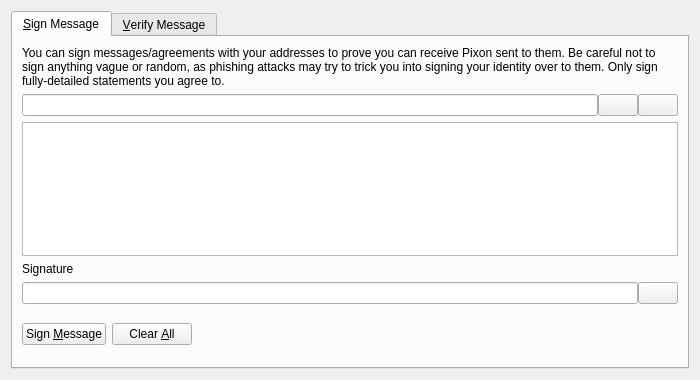
<?xml version="1.0" encoding="UTF-8"?>
<ui version="4.0">
 <class>SignVerifyMessageDialog</class>
 <widget class="QDialog" name="SignVerifyMessageDialog">
  <property name="geometry">
   <rect>
    <x>0</x>
    <y>0</y>
    <width>700</width>
    <height>380</height>
   </rect>
  </property>
  <property name="windowTitle">
   <string>Signatures - Sign / Verify a Message</string>
  </property>
  <property name="modal">
   <bool>true</bool>
  </property>
  <layout class="QVBoxLayout" name="verticalLayout">
   <item>
    <widget class="QTabWidget" name="tabWidget">
     <property name="currentIndex">
      <number>0</number>
     </property>
     <widget class="QWidget" name="tabSignMessage">
      <attribute name="title">
       <string>&amp;Sign Message</string>
      </attribute>
      <layout class="QVBoxLayout" name="verticalLayout_SM">
       <item>
        <widget class="QLabel" name="infoLabel_SM">
         <property name="text">
          <string>You can sign messages/agreements with your addresses to prove you can receive Pixon sent to them. Be careful not to sign anything vague or random, as phishing attacks may try to trick you into signing your identity over to them. Only sign fully-detailed statements you agree to.</string>
         </property>
         <property name="textFormat">
          <enum>Qt::PlainText</enum>
         </property>
         <property name="wordWrap">
          <bool>true</bool>
         </property>
        </widget>
       </item>
       <item>
        <layout class="QHBoxLayout" name="horizontalLayout_1_SM">
         <property name="spacing">
          <number>0</number>
         </property>
         <item>
          <widget class="QValidatedLineEdit" name="addressIn_SM">
           <property name="toolTip">
            <string>The Pixon address to sign the message with</string>
           </property>
          </widget>
         </item>
         <item>
          <widget class="QPushButton" name="addressBookButton_SM">
           <property name="toolTip">
            <string>Choose previously used address</string>
           </property>
           <property name="text">
            <string/>
           </property>
           <property name="shortcut">
            <string>Alt+A</string>
           </property>
           <property name="autoDefault">
            <bool>false</bool>
           </property>
          </widget>
         </item>
         <item>
          <widget class="QPushButton" name="pasteButton_SM">
           <property name="toolTip">
            <string>Paste address from clipboard</string>
           </property>
           <property name="text">
            <string/>
           </property>
           <property name="shortcut">
            <string>Alt+P</string>
           </property>
           <property name="autoDefault">
            <bool>false</bool>
           </property>
          </widget>
         </item>
        </layout>
       </item>
       <item>
        <widget class="QPlainTextEdit" name="messageIn_SM">
         <property name="toolTip">
          <string>Enter the message you want to sign here</string>
         </property>
        </widget>
       </item>
       <item>
        <widget class="QLabel" name="signatureLabel_SM">
         <property name="text">
          <string>Signature</string>
         </property>
         <property name="textFormat">
          <enum>Qt::PlainText</enum>
         </property>
        </widget>
       </item>
       <item>
        <layout class="QHBoxLayout" name="horizontalLayout_2_SM">
         <property name="spacing">
          <number>0</number>
         </property>
         <item>
          <widget class="QLineEdit" name="signatureOut_SM">
           <property name="font">
            <font>
             <italic>true</italic>
            </font>
           </property>
           <property name="readOnly">
            <bool>true</bool>
           </property>
          </widget>
         </item>
         <item>
          <widget class="QPushButton" name="copySignatureButton_SM">
           <property name="toolTip">
            <string>Copy the current signature to the system clipboard</string>
           </property>
           <property name="text">
            <string/>
           </property>
           <property name="autoDefault">
            <bool>false</bool>
           </property>
          </widget>
         </item>
        </layout>
       </item>
       <item>
        <layout class="QHBoxLayout" name="horizontalLayout_3_SM">
         <item>
          <widget class="QPushButton" name="signMessageButton_SM">
           <property name="toolTip">
            <string>Sign the message to prove you own this Pixon address</string>
           </property>
           <property name="text">
            <string>Sign &amp;Message</string>
           </property>
           <property name="autoDefault">
            <bool>false</bool>
           </property>
          </widget>
         </item>
         <item>
          <widget class="QPushButton" name="clearButton_SM">
           <property name="toolTip">
            <string>Reset all sign message fields</string>
           </property>
           <property name="text">
            <string>Clear &amp;All</string>
           </property>
           <property name="autoDefault">
            <bool>false</bool>
           </property>
          </widget>
         </item>
         <item>
          <spacer name="horizontalSpacer_1_SM">
           <property name="orientation">
            <enum>Qt::Horizontal</enum>
           </property>
           <property name="sizeHint" stdset="0">
            <size>
             <width>40</width>
             <height>48</height>
            </size>
           </property>
          </spacer>
         </item>
         <item>
          <widget class="QLabel" name="statusLabel_SM">
           <property name="font">
            <font>
             <weight>75</weight>
             <bold>true</bold>
            </font>
           </property>
           <property name="text">
            <string/>
           </property>
           <property name="wordWrap">
            <bool>true</bool>
           </property>
          </widget>
         </item>
         <item>
          <spacer name="horizontalSpacer_2_SM">
           <property name="orientation">
            <enum>Qt::Horizontal</enum>
           </property>
           <property name="sizeHint" stdset="0">
            <size>
             <width>40</width>
             <height>48</height>
            </size>
           </property>
          </spacer>
         </item>
        </layout>
       </item>
      </layout>
     </widget>
     <widget class="QWidget" name="tabVerifyMessage">
      <attribute name="title">
       <string>&amp;Verify Message</string>
      </attribute>
      <layout class="QVBoxLayout" name="verticalLayout_VM">
       <item>
        <widget class="QLabel" name="infoLabel_VM">
         <property name="text">
          <string>Enter the receiver's address, message (ensure you copy line breaks, spaces, tabs, etc. exactly) and signature below to verify the message. Be careful not to read more into the signature than what is in the signed message itself, to avoid being tricked by a man-in-the-middle attack. Note that this only proves the signing party receives with the address, it cannot prove sendership of any transaction!</string>
         </property>
         <property name="textFormat">
          <enum>Qt::PlainText</enum>
         </property>
         <property name="alignment">
          <set>Qt::AlignLeading|Qt::AlignLeft|Qt::AlignTop</set>
         </property>
         <property name="wordWrap">
          <bool>true</bool>
         </property>
        </widget>
       </item>
       <item>
        <layout class="QHBoxLayout" name="horizontalLayout_1_VM">
         <property name="spacing">
          <number>0</number>
         </property>
         <item>
          <widget class="QValidatedLineEdit" name="addressIn_VM">
           <property name="toolTip">
            <string>The Pixon address the message was signed with</string>
           </property>
          </widget>
         </item>
         <item>
          <widget class="QPushButton" name="addressBookButton_VM">
           <property name="toolTip">
            <string>Choose previously used address</string>
           </property>
           <property name="text">
            <string/>
           </property>
           <property name="shortcut">
            <string>Alt+A</string>
           </property>
           <property name="autoDefault">
            <bool>false</bool>
           </property>
          </widget>
         </item>
        </layout>
       </item>
       <item>
        <widget class="QPlainTextEdit" name="messageIn_VM"/>
       </item>
       <item>
        <widget class="QValidatedLineEdit" name="signatureIn_VM"/>
       </item>
       <item>
        <layout class="QHBoxLayout" name="horizontalLayout_2_VM">
         <item>
          <widget class="QPushButton" name="verifyMessageButton_VM">
           <property name="toolTip">
            <string>Verify the message to ensure it was signed with the specified Pixon address</string>
           </property>
           <property name="text">
            <string>Verify &amp;Message</string>
           </property>
           <property name="autoDefault">
            <bool>false</bool>
           </property>
          </widget>
         </item>
         <item>
          <widget class="QPushButton" name="clearButton_VM">
           <property name="toolTip">
            <string>Reset all verify message fields</string>
           </property>
           <property name="text">
            <string>Clear &amp;All</string>
           </property>
           <property name="autoDefault">
            <bool>false</bool>
           </property>
          </widget>
         </item>
         <item>
          <spacer name="horizontalSpacer_1_VM">
           <property name="orientation">
            <enum>Qt::Horizontal</enum>
           </property>
           <property name="sizeHint" stdset="0">
            <size>
             <width>40</width>
             <height>48</height>
            </size>
           </property>
          </spacer>
         </item>
         <item>
          <widget class="QLabel" name="statusLabel_VM">
           <property name="font">
            <font>
             <weight>75</weight>
             <bold>true</bold>
            </font>
           </property>
           <property name="text">
            <string/>
           </property>
           <property name="wordWrap">
            <bool>true</bool>
           </property>
          </widget>
         </item>
         <item>
          <spacer name="horizontalSpacer_2_VM">
           <property name="orientation">
            <enum>Qt::Horizontal</enum>
           </property>
           <property name="sizeHint" stdset="0">
            <size>
             <width>40</width>
             <height>48</height>
            </size>
           </property>
          </spacer>
         </item>
        </layout>
       </item>
      </layout>
     </widget>
    </widget>
   </item>
  </layout>
 </widget>
 <customwidgets>
  <customwidget>
   <class>QValidatedLineEdit</class>
   <extends>QLineEdit</extends>
   <header>qvalidatedlineedit.h</header>
  </customwidget>
 </customwidgets>
 <resources>
  <include location="../pixon.qrc"/>
 </resources>
 <connections/>
</ui>
